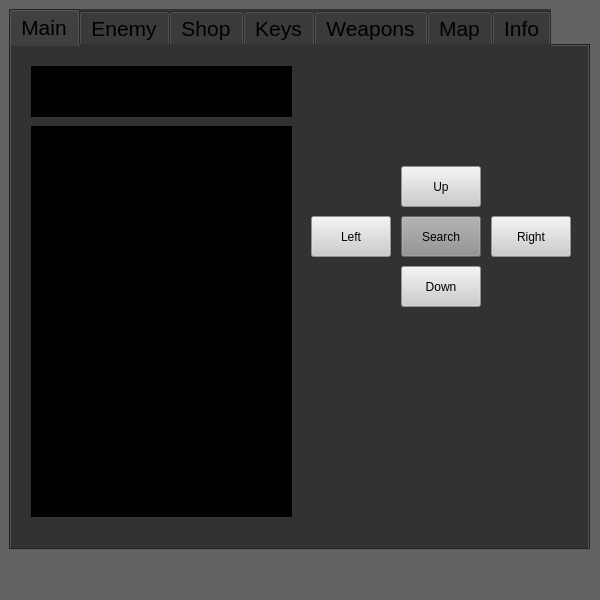
<?xml version="1.0" encoding="UTF-8"?>
<ui version="4.0">
 <class>Zork</class>
 <widget class="QMainWindow" name="Zork">
  <property name="geometry">
   <rect>
    <x>0</x>
    <y>0</y>
    <width>600</width>
    <height>600</height>
   </rect>
  </property>
  <property name="sizePolicy">
   <sizepolicy hsizetype="Ignored" vsizetype="Ignored">
    <horstretch>0</horstretch>
    <verstretch>0</verstretch>
   </sizepolicy>
  </property>
  <property name="minimumSize">
   <size>
    <width>600</width>
    <height>600</height>
   </size>
  </property>
  <property name="maximumSize">
   <size>
    <width>600</width>
    <height>600</height>
   </size>
  </property>
  <property name="windowTitle">
   <string>Zork</string>
  </property>
  <widget class="QWidget" name="centralwidget">
   <property name="styleSheet">
    <string notr="true">background-color: rgb(98, 98, 98);</string>
   </property>
   <widget class="QTabWidget" name="tabWidget">
    <property name="geometry">
     <rect>
      <x>9</x>
      <y>9</y>
      <width>581</width>
      <height>541</height>
     </rect>
    </property>
    <property name="sizePolicy">
     <sizepolicy hsizetype="Preferred" vsizetype="Preferred">
      <horstretch>0</horstretch>
      <verstretch>0</verstretch>
     </sizepolicy>
    </property>
    <property name="font">
     <font>
      <family>Yu Gothic UI</family>
      <pointsize>16</pointsize>
      <weight>50</weight>
      <italic>false</italic>
      <bold>false</bold>
     </font>
    </property>
    <property name="autoFillBackground">
     <bool>false</bool>
    </property>
    <property name="styleSheet">
     <string notr="true">background-color: rgb(50, 50, 50);</string>
    </property>
    <property name="tabPosition">
     <enum>QTabWidget::North</enum>
    </property>
    <property name="tabShape">
     <enum>QTabWidget::Rounded</enum>
    </property>
    <property name="currentIndex">
     <number>0</number>
    </property>
    <property name="iconSize">
     <size>
      <width>16</width>
      <height>16</height>
     </size>
    </property>
    <widget class="QWidget" name="Main">
     <attribute name="title">
      <string>Main</string>
     </attribute>
     <widget class="QTextEdit" name="Console">
      <property name="geometry">
       <rect>
        <x>20</x>
        <y>80</y>
        <width>261</width>
        <height>391</height>
       </rect>
      </property>
      <property name="sizePolicy">
       <sizepolicy hsizetype="Minimum" vsizetype="Minimum">
        <horstretch>0</horstretch>
        <verstretch>0</verstretch>
       </sizepolicy>
      </property>
      <property name="font">
       <font>
        <family>MS Shell Dlg 2</family>
        <pointsize>11</pointsize>
        <weight>50</weight>
        <italic>false</italic>
        <bold>false</bold>
       </font>
      </property>
      <property name="autoFillBackground">
       <bool>true</bool>
      </property>
      <property name="styleSheet">
       <string notr="true">background-color: rgb(0, 0, 0);
color: rgb(255, 255, 255);</string>
      </property>
      <property name="readOnly">
       <bool>true</bool>
      </property>
     </widget>
     <widget class="QPushButton" name="Up">
      <property name="geometry">
       <rect>
        <x>390</x>
        <y>120</y>
        <width>80</width>
        <height>41</height>
       </rect>
      </property>
      <property name="styleSheet">
       <string notr="true">background-color: rgb(204, 204, 204);
</string>
      </property>
      <property name="text">
       <string>Up</string>
      </property>
     </widget>
     <widget class="QPushButton" name="Left">
      <property name="geometry">
       <rect>
        <x>300</x>
        <y>170</y>
        <width>80</width>
        <height>41</height>
       </rect>
      </property>
      <property name="styleSheet">
       <string notr="true">background-color: rgb(204, 204, 204);</string>
      </property>
      <property name="text">
       <string>Left</string>
      </property>
     </widget>
     <widget class="QPushButton" name="Right">
      <property name="geometry">
       <rect>
        <x>480</x>
        <y>170</y>
        <width>80</width>
        <height>41</height>
       </rect>
      </property>
      <property name="styleSheet">
       <string notr="true">background-color: rgb(204, 204, 204);</string>
      </property>
      <property name="text">
       <string>Right</string>
      </property>
     </widget>
     <widget class="QPushButton" name="Down">
      <property name="geometry">
       <rect>
        <x>390</x>
        <y>220</y>
        <width>80</width>
        <height>41</height>
       </rect>
      </property>
      <property name="styleSheet">
       <string notr="true">background-color: rgb(204, 204, 204);</string>
      </property>
      <property name="text">
       <string>Down</string>
      </property>
     </widget>
     <widget class="QTextBrowser" name="CurrentRoom">
      <property name="geometry">
       <rect>
        <x>20</x>
        <y>20</y>
        <width>261</width>
        <height>51</height>
       </rect>
      </property>
      <property name="font">
       <font>
        <family>Yu Gothic UI</family>
        <pointsize>16</pointsize>
        <weight>50</weight>
        <italic>false</italic>
        <bold>false</bold>
       </font>
      </property>
      <property name="styleSheet">
       <string notr="true">background-color: rgb(0, 0, 0);
color: rgb(255, 255, 255);</string>
      </property>
     </widget>
     <widget class="QPushButton" name="Search">
      <property name="geometry">
       <rect>
        <x>390</x>
        <y>170</y>
        <width>80</width>
        <height>41</height>
       </rect>
      </property>
      <property name="styleSheet">
       <string notr="true">background-color: rgb(143, 143, 143);</string>
      </property>
      <property name="text">
       <string>Search</string>
      </property>
     </widget>
     <widget class="QLabel" name="Lock">
      <property name="geometry">
       <rect>
        <x>290</x>
        <y>20</y>
        <width>50</width>
        <height>50</height>
       </rect>
      </property>
      <property name="text">
       <string/>
      </property>
     </widget>
    </widget>
    <widget class="QWidget" name="Enemy">
     <attribute name="title">
      <string>Enemy</string>
     </attribute>
     <widget class="QTextBrowser" name="EnemyConsole">
      <property name="geometry">
       <rect>
        <x>20</x>
        <y>10</y>
        <width>541</width>
        <height>192</height>
       </rect>
      </property>
      <property name="font">
       <font>
        <family>MS Shell Dlg 2</family>
        <pointsize>11</pointsize>
        <weight>50</weight>
        <italic>false</italic>
        <bold>false</bold>
       </font>
      </property>
      <property name="styleSheet">
       <string notr="true">background-color: rgb(0, 0, 0);
color: rgb(255, 0, 4);</string>
      </property>
     </widget>
     <widget class="QLineEdit" name="HealthBar">
      <property name="geometry">
       <rect>
        <x>20</x>
        <y>240</y>
        <width>541</width>
        <height>41</height>
       </rect>
      </property>
      <property name="font">
       <font>
        <family>MS Shell Dlg 2</family>
        <pointsize>16</pointsize>
        <weight>50</weight>
        <italic>false</italic>
        <bold>false</bold>
       </font>
      </property>
      <property name="layoutDirection">
       <enum>Qt::LeftToRight</enum>
      </property>
      <property name="styleSheet">
       <string notr="true">background-color: rgb(0, 0, 0);
color: rgb(255, 0, 4);</string>
      </property>
      <property name="alignment">
       <set>Qt::AlignRight|Qt::AlignTrailing|Qt::AlignVCenter</set>
      </property>
      <property name="readOnly">
       <bool>true</bool>
      </property>
     </widget>
     <widget class="QLabel" name="HealthBarLabel">
      <property name="geometry">
       <rect>
        <x>239</x>
        <y>210</y>
        <width>141</width>
        <height>31</height>
       </rect>
      </property>
      <property name="font">
       <font>
        <family>MS Shell Dlg 2</family>
        <pointsize>22</pointsize>
        <weight>50</weight>
        <italic>false</italic>
        <bold>false</bold>
       </font>
      </property>
      <property name="text">
       <string>Health Bar</string>
      </property>
     </widget>
     <widget class="QPushButton" name="Battle">
      <property name="geometry">
       <rect>
        <x>210</x>
        <y>310</y>
        <width>181</width>
        <height>51</height>
       </rect>
      </property>
      <property name="styleSheet">
       <string notr="true">background-color: rgb(204, 204, 204);</string>
      </property>
      <property name="text">
       <string>Battle</string>
      </property>
     </widget>
     <widget class="QPushButton" name="Attack">
      <property name="geometry">
       <rect>
        <x>130</x>
        <y>390</y>
        <width>341</width>
        <height>51</height>
       </rect>
      </property>
      <property name="styleSheet">
       <string notr="true">background-color: rgb(204, 204, 204);</string>
      </property>
      <property name="text">
       <string>Attack</string>
      </property>
     </widget>
    </widget>
    <widget class="QWidget" name="Shop">
     <attribute name="title">
      <string>Shop</string>
     </attribute>
     <widget class="QComboBox" name="Keys">
      <property name="geometry">
       <rect>
        <x>20</x>
        <y>80</y>
        <width>531</width>
        <height>41</height>
       </rect>
      </property>
      <property name="font">
       <font>
        <family>Yu Gothic UI</family>
        <pointsize>20</pointsize>
        <weight>50</weight>
        <italic>false</italic>
        <bold>false</bold>
       </font>
      </property>
      <property name="styleSheet">
       <string notr="true">background-color: rgb(0, 0, 0);
selection-color: rgb(4, 255, 0);
color: rgb(255, 255, 255);</string>
      </property>
      <property name="currentText">
       <string>Keys</string>
      </property>
      <item>
       <property name="text">
        <string>Keys</string>
       </property>
      </item>
      <item>
       <property name="text">
        <string>Silver</string>
       </property>
      </item>
      <item>
       <property name="text">
        <string>Gold</string>
       </property>
      </item>
      <item>
       <property name="text">
        <string>SectionB</string>
       </property>
      </item>
      <item>
       <property name="text">
        <string>SectionC</string>
       </property>
      </item>
      <item>
       <property name="text">
        <string>SectionD</string>
       </property>
      </item>
      <item>
       <property name="text">
        <string>Final</string>
       </property>
      </item>
     </widget>
     <widget class="QTextBrowser" name="KeyConsole">
      <property name="geometry">
       <rect>
        <x>20</x>
        <y>140</y>
        <width>291</width>
        <height>91</height>
       </rect>
      </property>
      <property name="font">
       <font>
        <family>Yu Gothic UI</family>
        <pointsize>16</pointsize>
        <weight>50</weight>
        <italic>false</italic>
        <bold>false</bold>
       </font>
      </property>
      <property name="styleSheet">
       <string notr="true">background-color: rgb(0, 0, 0);
color: rgb(255, 255, 255);</string>
      </property>
     </widget>
     <widget class="QPushButton" name="KeyBuy">
      <property name="geometry">
       <rect>
        <x>350</x>
        <y>140</y>
        <width>201</width>
        <height>91</height>
       </rect>
      </property>
      <property name="styleSheet">
       <string notr="true">background-color: rgb(204, 204, 204);</string>
      </property>
      <property name="text">
       <string>Buy</string>
      </property>
     </widget>
     <widget class="QComboBox" name="Weapons">
      <property name="geometry">
       <rect>
        <x>20</x>
        <y>250</y>
        <width>531</width>
        <height>41</height>
       </rect>
      </property>
      <property name="font">
       <font>
        <family>Yu Gothic UI</family>
        <pointsize>20</pointsize>
        <weight>50</weight>
        <italic>false</italic>
        <bold>false</bold>
       </font>
      </property>
      <property name="styleSheet">
       <string notr="true">background-color: rgb(0, 0, 0);
selection-color: rgb(4, 255, 0);
color: rgb(255, 255, 255);</string>
      </property>
      <item>
       <property name="text">
        <string>Weapons</string>
       </property>
      </item>
      <item>
       <property name="text">
        <string>Basic Sword</string>
       </property>
      </item>
      <item>
       <property name="text">
        <string>Stone Sword</string>
       </property>
      </item>
      <item>
       <property name="text">
        <string>Silver Sword</string>
       </property>
      </item>
      <item>
       <property name="text">
        <string>Crystal Sword</string>
       </property>
      </item>
      <item>
       <property name="text">
        <string>Laser Sword</string>
       </property>
      </item>
      <item>
       <property name="text">
        <string>Fire Sword</string>
       </property>
      </item>
      <item>
       <property name="text">
        <string>God Sword</string>
       </property>
      </item>
     </widget>
     <widget class="QTextBrowser" name="WeaponConsole">
      <property name="geometry">
       <rect>
        <x>20</x>
        <y>310</y>
        <width>291</width>
        <height>161</height>
       </rect>
      </property>
      <property name="font">
       <font>
        <family>Yu Gothic UI</family>
        <pointsize>16</pointsize>
        <weight>50</weight>
        <italic>false</italic>
        <bold>false</bold>
       </font>
      </property>
      <property name="styleSheet">
       <string notr="true">background-color: rgb(0, 0, 0);
color: rgb(255, 255, 255);</string>
      </property>
     </widget>
     <widget class="QPushButton" name="WeaponBuy">
      <property name="geometry">
       <rect>
        <x>350</x>
        <y>310</y>
        <width>201</width>
        <height>91</height>
       </rect>
      </property>
      <property name="styleSheet">
       <string notr="true">background-color: rgb(204, 204, 204);</string>
      </property>
      <property name="text">
       <string>Buy</string>
      </property>
     </widget>
     <widget class="QLineEdit" name="Balance">
      <property name="geometry">
       <rect>
        <x>420</x>
        <y>10</y>
        <width>141</width>
        <height>31</height>
       </rect>
      </property>
      <property name="font">
       <font>
        <family>Yu Gothic UI</family>
        <pointsize>16</pointsize>
        <weight>50</weight>
        <italic>false</italic>
        <bold>false</bold>
       </font>
      </property>
      <property name="styleSheet">
       <string notr="true">background-color: rgb(0, 0, 0);
color: rgb(0, 255, 8);</string>
      </property>
      <property name="alignment">
       <set>Qt::AlignRight|Qt::AlignTrailing|Qt::AlignVCenter</set>
      </property>
      <property name="readOnly">
       <bool>true</bool>
      </property>
     </widget>
    </widget>
    <widget class="QWidget" name="KeyTab">
     <attribute name="title">
      <string>Keys</string>
     </attribute>
     <widget class="QListWidget" name="KeyInventory">
      <property name="geometry">
       <rect>
        <x>20</x>
        <y>20</y>
        <width>531</width>
        <height>371</height>
       </rect>
      </property>
      <property name="font">
       <font>
        <family>Segoe UI</family>
        <pointsize>16</pointsize>
        <weight>50</weight>
        <italic>false</italic>
        <bold>false</bold>
       </font>
      </property>
      <property name="styleSheet">
       <string notr="true">background-color: rgb(0, 0, 0);
color: rgb(255, 255, 255);</string>
      </property>
     </widget>
     <widget class="QTextBrowser" name="KeyInfo">
      <property name="geometry">
       <rect>
        <x>20</x>
        <y>400</y>
        <width>531</width>
        <height>91</height>
       </rect>
      </property>
      <property name="font">
       <font>
        <family>MS Shell Dlg 2</family>
        <pointsize>16</pointsize>
        <weight>50</weight>
        <italic>false</italic>
        <bold>false</bold>
       </font>
      </property>
      <property name="styleSheet">
       <string notr="true">background-color: rgb(0, 0, 0);
color: rgb(255, 255, 255);</string>
      </property>
      <property name="readOnly">
       <bool>false</bool>
      </property>
     </widget>
    </widget>
    <widget class="QWidget" name="WeaponsTab">
     <attribute name="title">
      <string>Weapons</string>
     </attribute>
     <widget class="QListWidget" name="WeaponsInventory">
      <property name="geometry">
       <rect>
        <x>20</x>
        <y>50</y>
        <width>531</width>
        <height>231</height>
       </rect>
      </property>
      <property name="font">
       <font>
        <family>Segoe UI</family>
        <pointsize>16</pointsize>
        <weight>50</weight>
        <italic>false</italic>
        <bold>false</bold>
       </font>
      </property>
      <property name="styleSheet">
       <string notr="true">background-color: rgb(0, 0, 0);
color: rgb(255, 255, 255);</string>
      </property>
     </widget>
     <widget class="QTextBrowser" name="WeaponsInfo">
      <property name="geometry">
       <rect>
        <x>20</x>
        <y>290</y>
        <width>311</width>
        <height>191</height>
       </rect>
      </property>
      <property name="font">
       <font>
        <family>MS Shell Dlg 2</family>
        <pointsize>16</pointsize>
        <weight>50</weight>
        <italic>false</italic>
        <bold>false</bold>
       </font>
      </property>
      <property name="styleSheet">
       <string notr="true">background-color: rgb(0, 0, 0);
color: rgb(255, 255, 255);</string>
      </property>
      <property name="readOnly">
       <bool>true</bool>
      </property>
     </widget>
     <widget class="QPushButton" name="Upgrade">
      <property name="geometry">
       <rect>
        <x>350</x>
        <y>290</y>
        <width>201</width>
        <height>71</height>
       </rect>
      </property>
      <property name="styleSheet">
       <string notr="true">background-color: rgb(204, 204, 204);</string>
      </property>
      <property name="text">
       <string>Upgrade</string>
      </property>
     </widget>
     <widget class="QLineEdit" name="Balance2">
      <property name="geometry">
       <rect>
        <x>420</x>
        <y>10</y>
        <width>141</width>
        <height>31</height>
       </rect>
      </property>
      <property name="font">
       <font>
        <pointsize>16</pointsize>
       </font>
      </property>
      <property name="styleSheet">
       <string notr="true">background-color: rgb(0, 0, 0);
color: rgb(26, 255, 0);</string>
      </property>
      <property name="alignment">
       <set>Qt::AlignRight|Qt::AlignTrailing|Qt::AlignVCenter</set>
      </property>
      <property name="readOnly">
       <bool>true</bool>
      </property>
     </widget>
     <widget class="QPushButton" name="Equip">
      <property name="geometry">
       <rect>
        <x>350</x>
        <y>410</y>
        <width>201</width>
        <height>71</height>
       </rect>
      </property>
      <property name="styleSheet">
       <string notr="true">background-color: rgb(204, 204, 204);</string>
      </property>
      <property name="text">
       <string>Equip</string>
      </property>
     </widget>
    </widget>
    <widget class="QWidget" name="Map">
     <attribute name="title">
      <string>Map</string>
     </attribute>
     <widget class="QLabel" name="MapPic">
      <property name="geometry">
       <rect>
        <x>10</x>
        <y>10</y>
        <width>551</width>
        <height>471</height>
       </rect>
      </property>
      <property name="text">
       <string/>
      </property>
     </widget>
    </widget>
    <widget class="QWidget" name="Info">
     <attribute name="title">
      <string>Info</string>
     </attribute>
     <widget class="QTextBrowser" name="Information">
      <property name="geometry">
       <rect>
        <x>20</x>
        <y>10</y>
        <width>531</width>
        <height>471</height>
       </rect>
      </property>
      <property name="font">
       <font>
        <pointsize>12</pointsize>
       </font>
      </property>
      <property name="acceptDrops">
       <bool>false</bool>
      </property>
      <property name="styleSheet">
       <string notr="true">color: rgb(255, 255, 255);</string>
      </property>
     </widget>
    </widget>
   </widget>
  </widget>
 </widget>
 <resources/>
 <connections/>
</ui>
